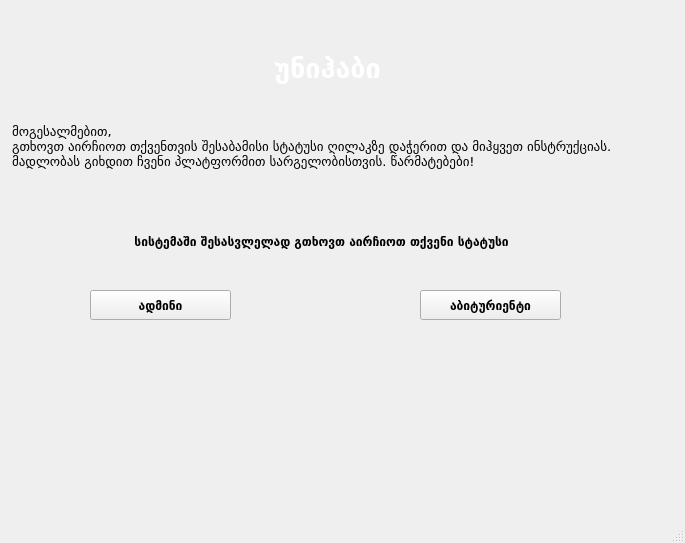
<?xml version="1.0" encoding="UTF-8"?>
<ui version="4.0">
 <class>MainWindow</class>
 <widget class="QMainWindow" name="MainWindow">
  <property name="geometry">
   <rect>
    <x>0</x>
    <y>0</y>
    <width>685</width>
    <height>543</height>
   </rect>
  </property>
  <property name="windowTitle">
   <string>MainWindow</string>
  </property>
  <widget class="QWidget" name="centralwidget">
   <widget class="QStackedWidget" name="stackedWidget">
    <property name="geometry">
     <rect>
      <x>0</x>
      <y>10</y>
      <width>671</width>
      <height>531</height>
     </rect>
    </property>
    <property name="currentIndex">
     <number>0</number>
    </property>
    <widget class="QWidget" name="main">
     <widget class="QLabel" name="title_main">
      <property name="geometry">
       <rect>
        <x>270</x>
        <y>40</y>
        <width>115</width>
        <height>37</height>
       </rect>
      </property>
      <property name="font">
       <font>
        <family>Ubuntu Sans Mono</family>
        <weight>75</weight>
        <bold>true</bold>
       </font>
      </property>
      <property name="cursor">
       <cursorShape>PointingHandCursor</cursorShape>
      </property>
      <property name="text">
       <string>&lt;html&gt;&lt;head/&gt;&lt;body&gt;&lt;p align=&quot;center&quot;&gt;&lt;span style=&quot; font-size:20pt; color:#ffffff;&quot;&gt;უნიჰაბი&lt;/span&gt;&lt;/p&gt;&lt;/body&gt;&lt;/html&gt;</string>
      </property>
      <property name="alignment">
       <set>Qt::AlignCenter</set>
      </property>
      <property name="margin">
       <number>0</number>
      </property>
     </widget>
     <widget class="QLabel" name="desc_label">
      <property name="geometry">
       <rect>
        <x>12</x>
        <y>110</y>
        <width>641</width>
        <height>54</height>
       </rect>
      </property>
      <property name="font">
       <font>
        <family>Ubuntu Sans Mono</family>
        <weight>75</weight>
        <bold>true</bold>
       </font>
      </property>
      <property name="cursor">
       <cursorShape>WhatsThisCursor</cursorShape>
      </property>
      <property name="frameShadow">
       <enum>QFrame::Plain</enum>
      </property>
      <property name="text">
       <string>&lt;html&gt;&lt;head/&gt;&lt;body&gt;&lt;p align=&quot;justify&quot;&gt;&lt;span style=&quot; font-size:10pt; font-weight:400; color:#000000;&quot;&gt;მოგესალმებით, &lt;br/&gt;გთხოვთ აირჩიოთ თქვენთვის შესაბამისი სტატუსი ღილაკზე დაჭერით და მიჰყვეთ ინსტრუქციას.&lt;br/&gt;მადლობას გიხდით ჩვენი პლატფორმით სარგელობისთვის. წარმატებები! &lt;/span&gt;&lt;/p&gt;&lt;/body&gt;&lt;/html&gt;</string>
      </property>
      <property name="textFormat">
       <enum>Qt::AutoText</enum>
      </property>
     </widget>
     <widget class="QLabel" name="status_choose">
      <property name="geometry">
       <rect>
        <x>70</x>
        <y>220</y>
        <width>499</width>
        <height>22</height>
       </rect>
      </property>
      <property name="font">
       <font>
        <family>Ubuntu Mono</family>
        <weight>75</weight>
        <bold>true</bold>
       </font>
      </property>
      <property name="cursor">
       <cursorShape>WhatsThisCursor</cursorShape>
      </property>
      <property name="text">
       <string> სისტემაში შესასვლელად გთხოვთ აირჩიოთ თქვენი სტატუსი</string>
      </property>
      <property name="alignment">
       <set>Qt::AlignCenter</set>
      </property>
     </widget>
     <widget class="QPushButton" name="admin_opt">
      <property name="geometry">
       <rect>
        <x>90</x>
        <y>280</y>
        <width>141</width>
        <height>30</height>
       </rect>
      </property>
      <property name="font">
       <font>
        <family>Ubuntu Sans Mono</family>
        <weight>75</weight>
        <bold>true</bold>
       </font>
      </property>
      <property name="cursor">
       <cursorShape>PointingHandCursor</cursorShape>
      </property>
      <property name="text">
       <string>ადმინი</string>
      </property>
     </widget>
     <widget class="QPushButton" name="student_opt">
      <property name="geometry">
       <rect>
        <x>420</x>
        <y>280</y>
        <width>141</width>
        <height>30</height>
       </rect>
      </property>
      <property name="font">
       <font>
        <family>Ubuntu Sans Mono</family>
        <weight>75</weight>
        <bold>true</bold>
       </font>
      </property>
      <property name="cursor">
       <cursorShape>PointingHandCursor</cursorShape>
      </property>
      <property name="text">
       <string>აბიტურიენტი</string>
      </property>
     </widget>
     <zorder>desc_label</zorder>
     <zorder>title_main</zorder>
     <zorder>status_choose</zorder>
     <zorder>admin_opt</zorder>
     <zorder>student_opt</zorder>
    </widget>
    <widget class="QWidget" name="student">
     <widget class="QLineEdit" name="id_input">
      <property name="geometry">
       <rect>
        <x>250</x>
        <y>170</y>
        <width>151</width>
        <height>31</height>
       </rect>
      </property>
     </widget>
     <widget class="QLineEdit" name="pass_input_student">
      <property name="geometry">
       <rect>
        <x>250</x>
        <y>220</y>
        <width>151</width>
        <height>31</height>
       </rect>
      </property>
      <property name="echoMode">
       <enum>QLineEdit::Password</enum>
      </property>
     </widget>
     <widget class="QLabel" name="id_label">
      <property name="geometry">
       <rect>
        <x>100</x>
        <y>170</y>
        <width>131</width>
        <height>31</height>
       </rect>
      </property>
      <property name="font">
       <font>
        <family>Ubuntu Mono</family>
        <weight>75</weight>
        <bold>true</bold>
       </font>
      </property>
      <property name="text">
       <string>&lt;html&gt;&lt;head/&gt;&lt;body&gt;&lt;p align=&quot;right&quot;&gt;&lt;span style=&quot; color:#ffffff;&quot;&gt;პირადი ნომერი&lt;/span&gt;&lt;/p&gt;&lt;/body&gt;&lt;/html&gt;</string>
      </property>
     </widget>
     <widget class="QLabel" name="pass_label_student">
      <property name="geometry">
       <rect>
        <x>170</x>
        <y>220</y>
        <width>61</width>
        <height>31</height>
       </rect>
      </property>
      <property name="font">
       <font>
        <family>Ubuntu Mono</family>
        <weight>75</weight>
        <bold>true</bold>
       </font>
      </property>
      <property name="text">
       <string>&lt;html&gt;&lt;head/&gt;&lt;body&gt;&lt;p align=&quot;right&quot;&gt;&lt;span style=&quot; color:#ffffff;&quot;&gt;პაროლი&lt;/span&gt;&lt;/p&gt;&lt;/body&gt;&lt;/html&gt;</string>
      </property>
     </widget>
     <widget class="QLabel" name="precise_label_student">
      <property name="geometry">
       <rect>
        <x>140</x>
        <y>110</y>
        <width>351</width>
        <height>41</height>
       </rect>
      </property>
      <property name="font">
       <font>
        <family>Ubuntu Mono</family>
        <weight>75</weight>
        <bold>true</bold>
       </font>
      </property>
      <property name="text">
       <string>&lt;html&gt;&lt;head/&gt;&lt;body&gt;&lt;p align=&quot;center&quot;&gt;&lt;span style=&quot; font-size:9pt; color:#000000;&quot;&gt;სისტემაში შესასვლელად შეიყვანეთ ზუსტი მონაცემები&lt;/span&gt;&lt;/p&gt;&lt;/body&gt;&lt;/html&gt;</string>
      </property>
     </widget>
     <widget class="QPushButton" name="auth_btn_student">
      <property name="geometry">
       <rect>
        <x>530</x>
        <y>360</y>
        <width>131</width>
        <height>31</height>
       </rect>
      </property>
      <property name="font">
       <font>
        <family>Ubuntu Mono</family>
        <weight>75</weight>
        <bold>true</bold>
       </font>
      </property>
      <property name="text">
       <string>ავტორიზაცია</string>
      </property>
     </widget>
     <widget class="QPushButton" name="reg_btn">
      <property name="geometry">
       <rect>
        <x>10</x>
        <y>360</y>
        <width>131</width>
        <height>31</height>
       </rect>
      </property>
      <property name="font">
       <font>
        <family>Ubuntu Mono</family>
        <weight>75</weight>
        <bold>true</bold>
       </font>
      </property>
      <property name="text">
       <string>რეგისტრაცია</string>
      </property>
     </widget>
     <widget class="QPushButton" name="student_back">
      <property name="geometry">
       <rect>
        <x>260</x>
        <y>360</y>
        <width>131</width>
        <height>31</height>
       </rect>
      </property>
      <property name="font">
       <font>
        <family>Ubuntu Mono</family>
        <weight>75</weight>
        <bold>true</bold>
       </font>
      </property>
      <property name="text">
       <string>უკან</string>
      </property>
     </widget>
    </widget>
    <widget class="QWidget" name="student_profile">
     <widget class="QTableWidget" name="priority_table">
      <property name="geometry">
       <rect>
        <x>10</x>
        <y>220</y>
        <width>651</width>
        <height>221</height>
       </rect>
      </property>
      <attribute name="horizontalHeaderStretchLastSection">
       <bool>true</bool>
      </attribute>
      <column>
       <property name="text">
        <string>ID</string>
       </property>
       <property name="font">
        <font>
         <family>Ubuntu Sans Mono</family>
         <weight>75</weight>
         <bold>true</bold>
        </font>
       </property>
      </column>
      <column>
       <property name="text">
        <string>ადგილი</string>
       </property>
       <property name="font">
        <font>
         <family>Ubuntu Sans Mono</family>
         <weight>75</weight>
         <bold>true</bold>
        </font>
       </property>
      </column>
      <column>
       <property name="text">
        <string>ფაკულტეტი</string>
       </property>
       <property name="font">
        <font>
         <family>Ubuntu Sans Mono</family>
         <weight>75</weight>
         <bold>true</bold>
        </font>
       </property>
      </column>
      <column>
       <property name="text">
        <string>სასწავლო დაწესებულება</string>
       </property>
       <property name="font">
        <font>
         <family>Ubuntu Sans Mono</family>
         <weight>75</weight>
         <bold>true</bold>
        </font>
       </property>
      </column>
     </widget>
     <widget class="QLabel" name="uni_student">
      <property name="geometry">
       <rect>
        <x>10</x>
        <y>120</y>
        <width>201</width>
        <height>31</height>
       </rect>
      </property>
      <property name="font">
       <font>
        <family>Ubuntu Mono</family>
        <weight>75</weight>
        <bold>true</bold>
       </font>
      </property>
      <property name="text">
       <string>&lt;html&gt;&lt;head/&gt;&lt;body&gt;&lt;p align=&quot;right&quot;&gt;&lt;span style=&quot; font-size:10pt; color:#ffffff;&quot;&gt;საგანმანათლებლო პროგრამა:&lt;/span&gt;&lt;/p&gt;&lt;/body&gt;&lt;/html&gt;</string>
      </property>
     </widget>
     <widget class="QLabel" name="id_label_student">
      <property name="geometry">
       <rect>
        <x>-30</x>
        <y>80</y>
        <width>241</width>
        <height>31</height>
       </rect>
      </property>
      <property name="font">
       <font>
        <family>Ubuntu Mono</family>
        <weight>75</weight>
        <bold>true</bold>
       </font>
      </property>
      <property name="text">
       <string>&lt;html&gt;&lt;head/&gt;&lt;body&gt;&lt;p align=&quot;right&quot;&gt;&lt;span style=&quot; font-size:12pt; color:#ffffff;&quot;&gt;პირადი ნომერი:&lt;/span&gt;&lt;/p&gt;&lt;/body&gt;&lt;/html&gt;</string>
      </property>
     </widget>
     <widget class="QComboBox" name="uni_combo">
      <property name="geometry">
       <rect>
        <x>220</x>
        <y>120</y>
        <width>251</width>
        <height>31</height>
       </rect>
      </property>
      <property name="font">
       <font>
        <family>Ubuntu Sans Mono</family>
        <weight>75</weight>
        <bold>true</bold>
       </font>
      </property>
     </widget>
     <widget class="QPushButton" name="renew_btn_student">
      <property name="geometry">
       <rect>
        <x>220</x>
        <y>160</y>
        <width>131</width>
        <height>31</height>
       </rect>
      </property>
      <property name="font">
       <font>
        <family>Ubuntu Mono</family>
        <weight>75</weight>
        <bold>true</bold>
       </font>
      </property>
      <property name="text">
       <string>განახლება</string>
      </property>
     </widget>
     <widget class="QPushButton" name="add_btn_student">
      <property name="geometry">
       <rect>
        <x>370</x>
        <y>160</y>
        <width>131</width>
        <height>31</height>
       </rect>
      </property>
      <property name="font">
       <font>
        <family>Ubuntu Mono</family>
        <weight>75</weight>
        <bold>true</bold>
       </font>
      </property>
      <property name="text">
       <string>დამატება</string>
      </property>
     </widget>
     <widget class="QPushButton" name="del_btn_student">
      <property name="geometry">
       <rect>
        <x>520</x>
        <y>160</y>
        <width>131</width>
        <height>31</height>
       </rect>
      </property>
      <property name="font">
       <font>
        <family>Ubuntu Mono</family>
        <weight>75</weight>
        <bold>true</bold>
       </font>
      </property>
      <property name="text">
       <string>წაშლა</string>
      </property>
     </widget>
     <widget class="QLabel" name="desc_label_2">
      <property name="geometry">
       <rect>
        <x>10</x>
        <y>50</y>
        <width>641</width>
        <height>21</height>
       </rect>
      </property>
      <property name="font">
       <font>
        <family>Ubuntu Sans Mono</family>
        <weight>75</weight>
        <bold>true</bold>
       </font>
      </property>
      <property name="cursor">
       <cursorShape>WhatsThisCursor</cursorShape>
      </property>
      <property name="frameShadow">
       <enum>QFrame::Plain</enum>
      </property>
      <property name="text">
       <string>&lt;html&gt;&lt;head/&gt;&lt;body&gt;&lt;p align=&quot;justify&quot;&gt;&lt;span style=&quot; font-size:10pt; font-weight:400; color:#000000;&quot;&gt;ინფორმაციის შეყვანისას დარწმუნდით მის სისწორეში.&lt;/span&gt;&lt;/p&gt;&lt;/body&gt;&lt;/html&gt;</string>
      </property>
      <property name="textFormat">
       <enum>Qt::AutoText</enum>
      </property>
     </widget>
     <widget class="QPushButton" name="back_main_student">
      <property name="geometry">
       <rect>
        <x>10</x>
        <y>470</y>
        <width>131</width>
        <height>31</height>
       </rect>
      </property>
      <property name="font">
       <font>
        <family>Ubuntu Mono</family>
        <weight>75</weight>
        <bold>true</bold>
       </font>
      </property>
      <property name="text">
       <string>მთავარი</string>
      </property>
     </widget>
     <widget class="QLabel" name="id_label_student_2">
      <property name="geometry">
       <rect>
        <x>220</x>
        <y>80</y>
        <width>161</width>
        <height>31</height>
       </rect>
      </property>
      <property name="font">
       <font>
        <family>Ubuntu Mono</family>
        <weight>75</weight>
        <bold>true</bold>
       </font>
      </property>
      <property name="text">
       <string>&lt;html&gt;&lt;head/&gt;&lt;body&gt;&lt;p&gt;&lt;br/&gt;&lt;/p&gt;&lt;/body&gt;&lt;/html&gt;</string>
      </property>
     </widget>
    </widget>
    <widget class="QWidget" name="admin">
     <widget class="QPushButton" name="auth_btn_admin">
      <property name="geometry">
       <rect>
        <x>270</x>
        <y>290</y>
        <width>131</width>
        <height>31</height>
       </rect>
      </property>
      <property name="font">
       <font>
        <family>Ubuntu Mono</family>
        <weight>75</weight>
        <bold>true</bold>
       </font>
      </property>
      <property name="text">
       <string>ავტორიზაცია</string>
      </property>
     </widget>
     <widget class="QLabel" name="pass_admin">
      <property name="geometry">
       <rect>
        <x>100</x>
        <y>230</y>
        <width>131</width>
        <height>31</height>
       </rect>
      </property>
      <property name="font">
       <font>
        <family>Ubuntu Mono</family>
        <weight>75</weight>
        <bold>true</bold>
       </font>
      </property>
      <property name="text">
       <string>&lt;html&gt;&lt;head/&gt;&lt;body&gt;&lt;p align=&quot;right&quot;&gt;&lt;span style=&quot; color:#ffffff;&quot;&gt;პაროლი&lt;/span&gt;&lt;/p&gt;&lt;/body&gt;&lt;/html&gt;</string>
      </property>
     </widget>
     <widget class="QLineEdit" name="name_input">
      <property name="geometry">
       <rect>
        <x>260</x>
        <y>190</y>
        <width>151</width>
        <height>31</height>
       </rect>
      </property>
     </widget>
     <widget class="QLabel" name="precise_label_admin">
      <property name="geometry">
       <rect>
        <x>150</x>
        <y>130</y>
        <width>351</width>
        <height>41</height>
       </rect>
      </property>
      <property name="font">
       <font>
        <family>Ubuntu Mono</family>
        <weight>75</weight>
        <bold>true</bold>
       </font>
      </property>
      <property name="text">
       <string>&lt;html&gt;&lt;head/&gt;&lt;body&gt;&lt;p align=&quot;center&quot;&gt;&lt;span style=&quot; font-size:9pt; color:#000000;&quot;&gt;სისტემაში შესასვლელად შეიყვანეთ ზუსტი მონაცემები&lt;/span&gt;&lt;/p&gt;&lt;/body&gt;&lt;/html&gt;</string>
      </property>
     </widget>
     <widget class="QLabel" name="name_admin">
      <property name="geometry">
       <rect>
        <x>100</x>
        <y>190</y>
        <width>131</width>
        <height>31</height>
       </rect>
      </property>
      <property name="font">
       <font>
        <family>Ubuntu Mono</family>
        <weight>75</weight>
        <bold>true</bold>
       </font>
      </property>
      <property name="text">
       <string>&lt;html&gt;&lt;head/&gt;&lt;body&gt;&lt;p align=&quot;right&quot;&gt;&lt;span style=&quot; color:#ffffff;&quot;&gt;ადმინი&lt;/span&gt;&lt;/p&gt;&lt;/body&gt;&lt;/html&gt;</string>
      </property>
     </widget>
     <widget class="QLineEdit" name="pass_input_admin">
      <property name="geometry">
       <rect>
        <x>260</x>
        <y>230</y>
        <width>151</width>
        <height>31</height>
       </rect>
      </property>
      <property name="echoMode">
       <enum>QLineEdit::Password</enum>
      </property>
     </widget>
     <widget class="QPushButton" name="admin_back">
      <property name="geometry">
       <rect>
        <x>10</x>
        <y>290</y>
        <width>131</width>
        <height>31</height>
       </rect>
      </property>
      <property name="font">
       <font>
        <family>Ubuntu Mono</family>
        <weight>75</weight>
        <bold>true</bold>
       </font>
      </property>
      <property name="text">
       <string>უკან</string>
      </property>
     </widget>
    </widget>
    <widget class="QWidget" name="admin_base">
     <widget class="QLineEdit" name="uni_input_admin">
      <property name="geometry">
       <rect>
        <x>220</x>
        <y>140</y>
        <width>251</width>
        <height>31</height>
       </rect>
      </property>
     </widget>
     <widget class="QLabel" name="uni_admin">
      <property name="geometry">
       <rect>
        <x>20</x>
        <y>140</y>
        <width>191</width>
        <height>31</height>
       </rect>
      </property>
      <property name="font">
       <font>
        <family>Ubuntu Mono</family>
        <weight>75</weight>
        <bold>true</bold>
       </font>
      </property>
      <property name="text">
       <string>&lt;html&gt;&lt;head/&gt;&lt;body&gt;&lt;p align=&quot;right&quot;&gt;&lt;span style=&quot; color:#ffffff;&quot;&gt;სასწავლო დაწესებულება&lt;/span&gt;&lt;/p&gt;&lt;/body&gt;&lt;/html&gt;</string>
      </property>
     </widget>
     <widget class="QLabel" name="faculty_admin">
      <property name="geometry">
       <rect>
        <x>80</x>
        <y>180</y>
        <width>131</width>
        <height>31</height>
       </rect>
      </property>
      <property name="font">
       <font>
        <family>Ubuntu Mono</family>
        <weight>75</weight>
        <bold>true</bold>
       </font>
      </property>
      <property name="text">
       <string>&lt;html&gt;&lt;head/&gt;&lt;body&gt;&lt;p align=&quot;right&quot;&gt;&lt;span style=&quot; color:#ffffff;&quot;&gt;ფაკულტეტი&lt;/span&gt;&lt;/p&gt;&lt;/body&gt;&lt;/html&gt;</string>
      </property>
     </widget>
     <widget class="QLabel" name="count_admin">
      <property name="geometry">
       <rect>
        <x>30</x>
        <y>220</y>
        <width>181</width>
        <height>31</height>
       </rect>
      </property>
      <property name="font">
       <font>
        <family>Ubuntu Mono</family>
        <weight>75</weight>
        <bold>true</bold>
       </font>
      </property>
      <property name="text">
       <string>&lt;html&gt;&lt;head/&gt;&lt;body&gt;&lt;p align=&quot;right&quot;&gt;&lt;span style=&quot; color:#ffffff;&quot;&gt;ადგილთა რაოდენობა&lt;/span&gt;&lt;/p&gt;&lt;/body&gt;&lt;/html&gt;</string>
      </property>
     </widget>
     <widget class="QPushButton" name="del_btn_admin">
      <property name="geometry">
       <rect>
        <x>520</x>
        <y>270</y>
        <width>131</width>
        <height>31</height>
       </rect>
      </property>
      <property name="font">
       <font>
        <family>Ubuntu Mono</family>
        <weight>75</weight>
        <bold>true</bold>
       </font>
      </property>
      <property name="text">
       <string>წაშლა</string>
      </property>
     </widget>
     <widget class="QPushButton" name="add_btn_admin">
      <property name="geometry">
       <rect>
        <x>370</x>
        <y>270</y>
        <width>131</width>
        <height>31</height>
       </rect>
      </property>
      <property name="font">
       <font>
        <family>Ubuntu Mono</family>
        <weight>75</weight>
        <bold>true</bold>
       </font>
      </property>
      <property name="text">
       <string>დამატება</string>
      </property>
     </widget>
     <widget class="QPushButton" name="renew_btn_admin">
      <property name="geometry">
       <rect>
        <x>220</x>
        <y>270</y>
        <width>131</width>
        <height>31</height>
       </rect>
      </property>
      <property name="font">
       <font>
        <family>Ubuntu Mono</family>
        <weight>75</weight>
        <bold>true</bold>
       </font>
      </property>
      <property name="text">
       <string>განახლება</string>
      </property>
     </widget>
     <widget class="QLabel" name="warn_admin">
      <property name="geometry">
       <rect>
        <x>10</x>
        <y>40</y>
        <width>551</width>
        <height>54</height>
       </rect>
      </property>
      <property name="font">
       <font>
        <family>Ubuntu Sans Mono</family>
        <weight>75</weight>
        <bold>true</bold>
       </font>
      </property>
      <property name="cursor">
       <cursorShape>WhatsThisCursor</cursorShape>
      </property>
      <property name="frameShadow">
       <enum>QFrame::Plain</enum>
      </property>
      <property name="text">
       <string>&lt;html&gt;&lt;head/&gt;&lt;body&gt;&lt;p align=&quot;justify&quot;&gt;&lt;span style=&quot; font-size:10pt; font-weight:400; color:#000000;&quot;&gt;გთხოვთ მონიშნოთ სათანადო ველი თუ ღილაკი ცვლილებების განსახორციელებლად.&lt;br/&gt;წინააღმდეგ შემთხვევაში მონაცემები ვალიდურად არ ჩაითვლება! &lt;/span&gt;&lt;/p&gt;&lt;/body&gt;&lt;/html&gt;</string>
      </property>
      <property name="textFormat">
       <enum>Qt::AutoText</enum>
      </property>
     </widget>
     <widget class="QLineEdit" name="faculty_input_admin">
      <property name="geometry">
       <rect>
        <x>220</x>
        <y>180</y>
        <width>251</width>
        <height>31</height>
       </rect>
      </property>
     </widget>
     <widget class="QLineEdit" name="count_input_admin">
      <property name="geometry">
       <rect>
        <x>220</x>
        <y>220</y>
        <width>251</width>
        <height>31</height>
       </rect>
      </property>
     </widget>
     <widget class="QTableWidget" name="priority_table_2">
      <property name="geometry">
       <rect>
        <x>10</x>
        <y>320</y>
        <width>661</width>
        <height>191</height>
       </rect>
      </property>
      <attribute name="horizontalHeaderStretchLastSection">
       <bool>true</bool>
      </attribute>
      <column>
       <property name="text">
        <string>ID</string>
       </property>
       <property name="font">
        <font>
         <family>Ubuntu Sans Mono</family>
         <weight>75</weight>
         <bold>true</bold>
        </font>
       </property>
      </column>
      <column>
       <property name="text">
        <string>ადგილი</string>
       </property>
       <property name="font">
        <font>
         <family>Ubuntu Sans Mono</family>
         <weight>75</weight>
         <bold>true</bold>
        </font>
       </property>
      </column>
      <column>
       <property name="text">
        <string>ფაკულტეტი</string>
       </property>
       <property name="font">
        <font>
         <family>Ubuntu Sans Mono</family>
         <weight>75</weight>
         <bold>true</bold>
        </font>
       </property>
      </column>
      <column>
       <property name="text">
        <string>სასწავლო დაწესებულება</string>
       </property>
       <property name="font">
        <font>
         <family>Ubuntu Sans Mono</family>
         <weight>75</weight>
         <bold>true</bold>
        </font>
       </property>
      </column>
     </widget>
     <widget class="QLabel" name="uni_admin_2">
      <property name="geometry">
       <rect>
        <x>20</x>
        <y>100</y>
        <width>191</width>
        <height>31</height>
       </rect>
      </property>
      <property name="font">
       <font>
        <family>Ubuntu Mono</family>
        <weight>75</weight>
        <bold>true</bold>
       </font>
      </property>
      <property name="text">
       <string>&lt;html&gt;&lt;head/&gt;&lt;body&gt;&lt;p align=&quot;right&quot;&gt;&lt;span style=&quot; color:#ffffff;&quot;&gt;ID:&lt;/span&gt;&lt;/p&gt;&lt;/body&gt;&lt;/html&gt;</string>
      </property>
     </widget>
     <widget class="QLineEdit" name="uni_input_admin_2">
      <property name="geometry">
       <rect>
        <x>220</x>
        <y>100</y>
        <width>251</width>
        <height>31</height>
       </rect>
      </property>
     </widget>
     <widget class="QPushButton" name="back_main_admin">
      <property name="geometry">
       <rect>
        <x>10</x>
        <y>10</y>
        <width>131</width>
        <height>31</height>
       </rect>
      </property>
      <property name="font">
       <font>
        <family>Ubuntu Mono</family>
        <weight>75</weight>
        <bold>true</bold>
       </font>
      </property>
      <property name="text">
       <string>მთავარი</string>
      </property>
     </widget>
    </widget>
   </widget>
  </widget>
  <widget class="QStatusBar" name="statusbar"/>
 </widget>
 <resources/>
 <connections/>
</ui>
